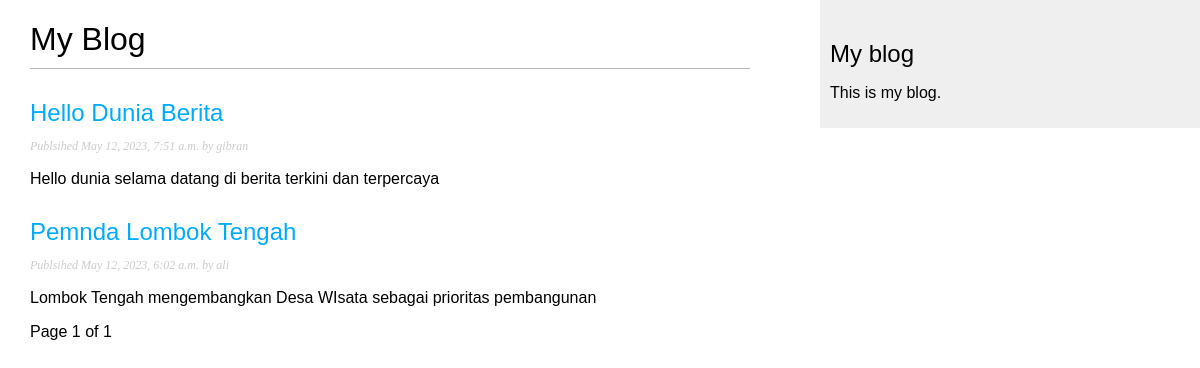
Before: /blog/ with the older database file.
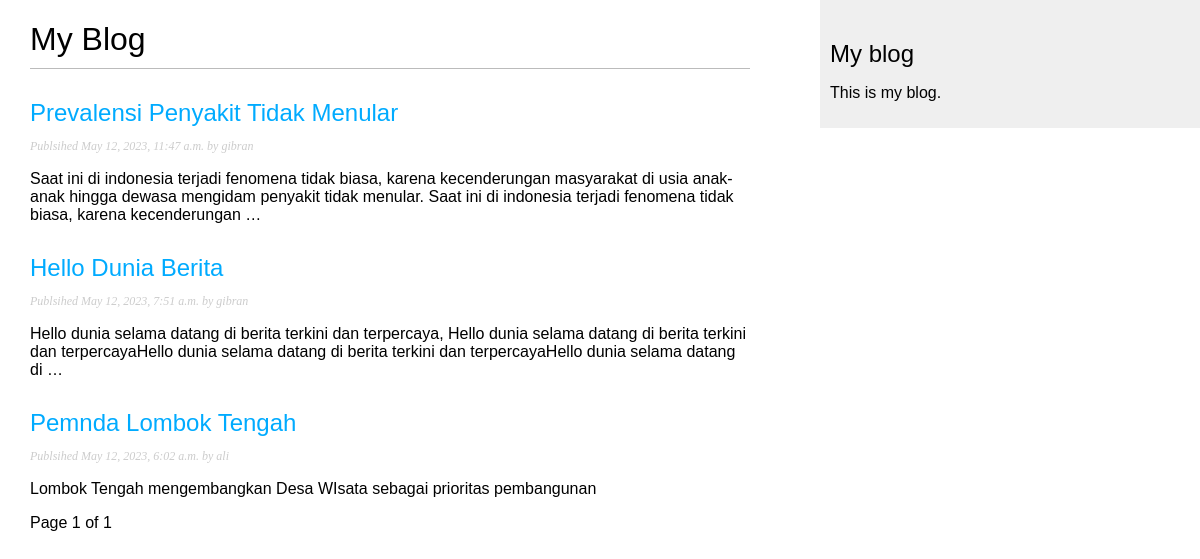
After: the same page with the newer database file.
### blog/models.py (models this page shows, shortened)
class Post(models.Model):
    class Status(models.TextChoices):
        DRAFT= 'DF','Draft'
        PUBLISHED = 'PB','Published'
    title = models.CharField(max_length=250)
    slug = models.SlugField(max_length=250, unique_for_date='publish')
    author = models.ForeignKey(User, on_delete=models.CASCADE, related_name='blog_posts')
    body = models.TextField()
    publish = models.DateTimeField(default=timezone.now)
    created = models.DateTimeField(auto_created=True)
    updated = models.DateTimeField(auto_now=True)
    status = models.CharField(max_length=2, choices=Status.choices, default=Status.DRAFT)
    objects = models.Manager()
    published = PublishManager()
    class Meta:
        ordering = ['-publish']
        indexes = [
            models.Index(fields=['-publish'])
        ]
    def get_absolute_url(self):
        return reverse('blog:post_detail', args=[
            self.publish.year,
            self.publish.month,
            self.publish.day,
            self.slug
        ])

### blog/views.py (the view)
# urls.py: path('', views.post_list, name='post_list'),
def post_list(request):
    post_list = Post.published.all()
    paginator = Paginator(post_list, 3)
    page_number = request.GET.get('page',1)
    try:
        posts = paginator.page(page_number)
    except PageNotAnInteger:
        posts = paginator.page(1)
    except EmptyPage:
        posts = paginator.page(paginator.num_pages)
    return render(request,'blog/post/list.html',{'posts':posts})

### blog/models.py (called while the page is built)
    def get_queryset(self):
        return super().get_queryset().filter(status=Post.Status.PUBLISHED)

### blog/templates/blog/post/list.html (shortened to what this page needs)
{% extends "blog/base.html" %}
{% block content %}
    <h1>My Blog </h1>
    {% for post in posts %}
    <h2>
        <a href="{{ post.get_absolute_url }}">{{ post.title }}</a>
    </h2>
        <p class="date">
            Publsihed {{ post.publish }} by {{ post.author }}
        </p>
        {{ post.body|truncatewords:30|linebreaks}}
    {% endfor %}
    {% include 'pagination.html' with page=posts %}
{% endblock%}

Changed rows visible on the page:
added Post: title "Prevalensi Penyakit Tidak Menular", publish "May 12, 2023, 11:47 a.m.", author "gibran", body "Saat ini di indonesia terjadi fenomena tidak biasa, karena kecenderungan masyarakat di usia anak-anak hingga dewasa mengidam penyakit tidak menular. Saat ini di indonesia terjadi fenomena tidak biasa, karena kecenderungan …"
changed Post "Hello Dunia Berita": body "Hello dunia selama datang di berita terkini dan terpercaya" → "…di berita terkini dan terpercaya, Hello dunia selama datang di berita terkini dan terpercayaHello dunia selama datang di berita terkini dan terpercayaHello dunia selama datang di …"
